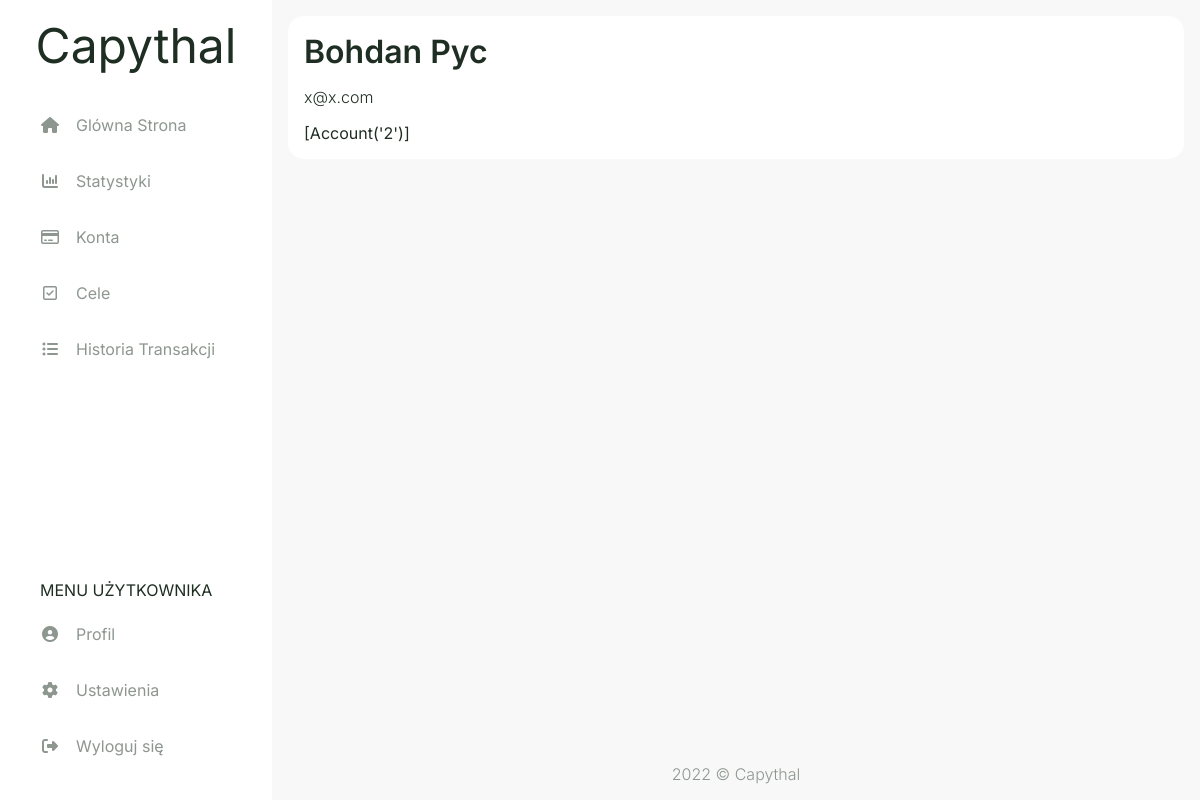
Before: /userpage (signed in) with the older database file.
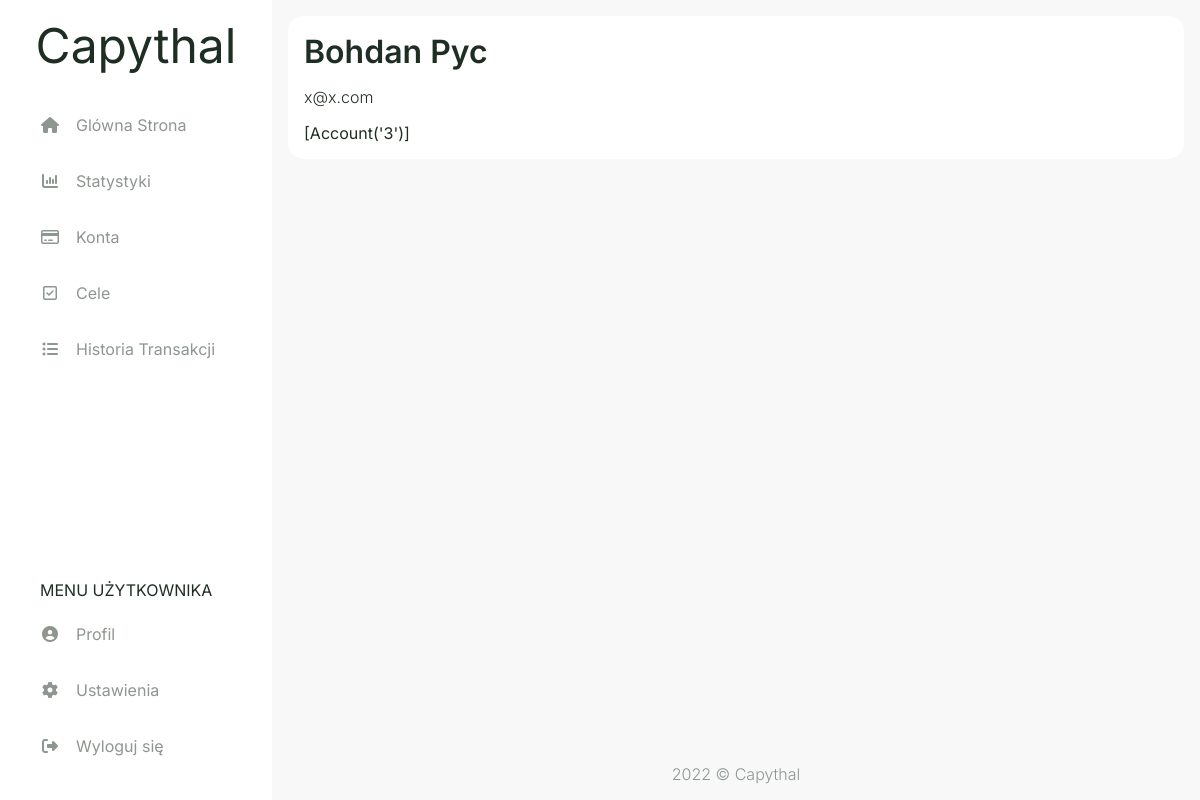
After: the same page with the newer database file.
### capythal/models.py (models this page shows)
class account(db.Model):
    id = db.Column(db.Integer, primary_key=True)
    user_id = db.Column(db.Integer, db.ForeignKey('user.id'), nullable=False)
    currency_id = db.Column(db.Integer, db.ForeignKey('currency.id'), nullable=False)
    card_id = db.Column(db.Integer, db.ForeignKey('card.id'))
    acc_type_id = db.Column(db.Integer, db.ForeignKey('acc_type.id'), nullable=False)
    style_id = db.Column(db.Integer, db.ForeignKey('style.id'), nullable=False)
    card_number = db.Column(db.String(4))
    fin_inst = db.Column(db.String(20))
    transaction = db.relationship("transaction", backref="account", lazy=True)
    settings = db.relationship("settings", back_populates="account", uselist=False)
    goal = db.relationship("goal", backref="account", lazy=True)
    def __repr__(self):
        return f"Account('{self.id}')"

### capythal/routes.py (the view)
@app.route('/userpage')
def userpage():
    if current_user.is_authenticated:
        return render_template("userpage.html")
    else:
        return redirect(url_for('login'))

### capythal/models.py (called while the page is built)
@login_manager.user_loader
def load_user(user_id):
    return user.query.get(int(user_id))

### capythal/templates/userpage.html (shortened to what this page needs)
{% extends "layout.html" %}
{% set active_page = "userpage" %}
{% block head %}
  {{ super() }}
  <link rel="stylesheet" href="{{ url_for('static', filename='css/userpage.css') }}">
{% endblock %}
{% block content %}
<div class="userpage-flexbox">
  <div class="user-full-name">{{ current_user.name }} {{ current_user.surname }}</div>
  <div class="user-email">{{ current_user.email }}</div>
  <div class="test">{{ current_user.account }}</div>
</div>
{% endblock %}

Changed rows visible on the page:
removed account: account "[Account('2')]"
added account: account "[Account('3')]"
